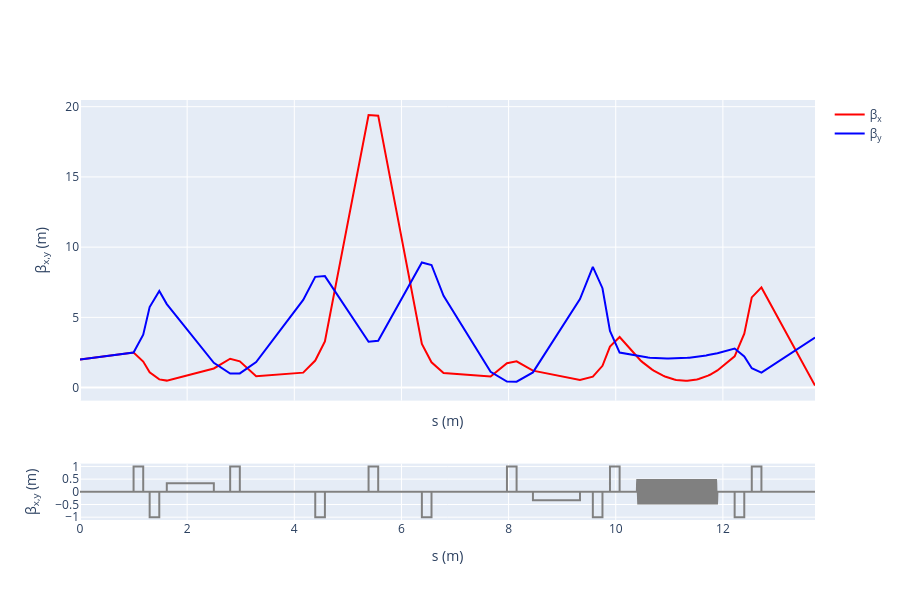

This figure's notebook cell:
### Markdown cell above
## 9. Plot Betatron Functions
Visualize the betatron functions.

### Code cell
visualizer.plot_betatron()
